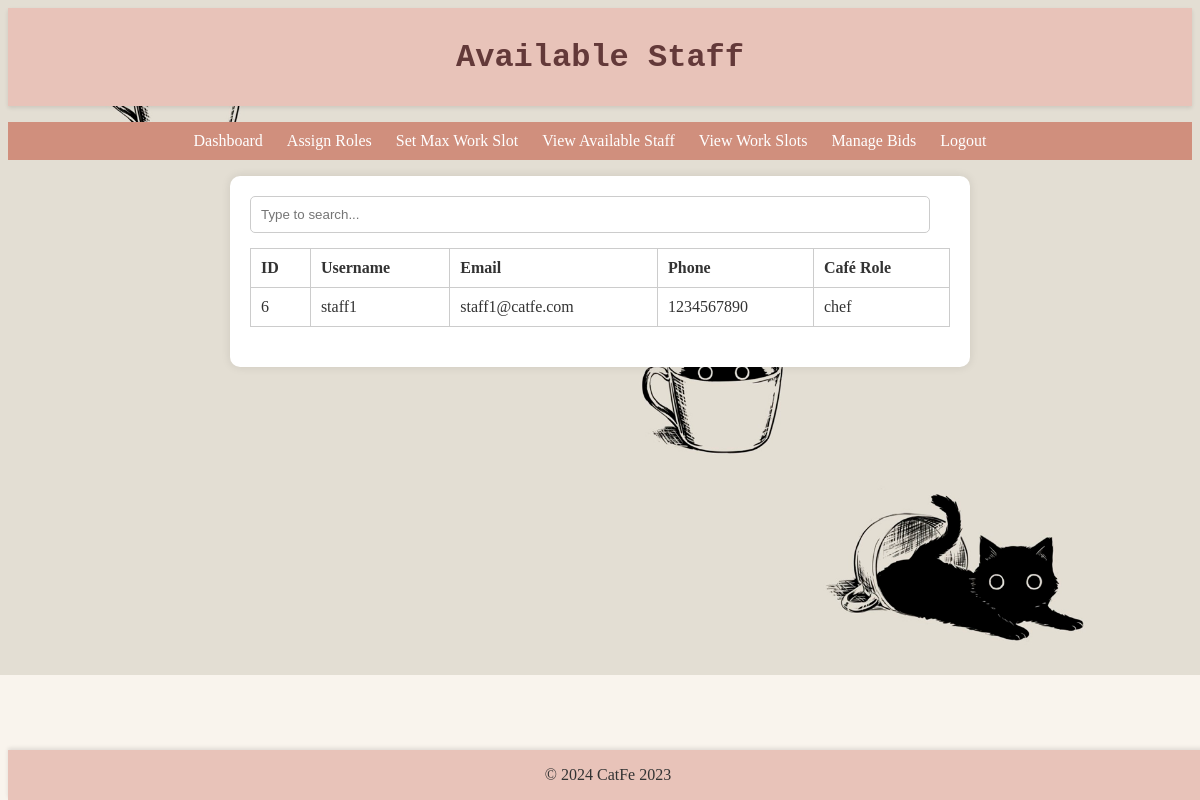
/pages/view_available_staff.php, run on the app's committed database.
### tables this page shows
CREATE TABLE `user_profiles` (
  `id` int(11) NOT NULL,
  `user_id` int(11) DEFAULT NULL,
  `cafe_role` enum('chef','cashier','waiter') DEFAULT NULL
);

CREATE TABLE `users` (
  `id` int(11) NOT NULL,
  `username` varchar(255) NOT NULL,
  `password` varchar(255) NOT NULL,
  `email` varchar(255) NOT NULL,
  `phone` varchar(20) NOT NULL,
  `can_view_dashboard` tinyint(1) DEFAULT 0,
  `can_manage_bids` tinyint(1) DEFAULT 0,
  `can_manage_work_slots` tinyint(1) DEFAULT 0,
  `can_bid_for_work_slots` tinyint(1) DEFAULT 0,
  `Type` enum('system admin','cafe owner','cafe manager','cafe staff') NOT NULL,
  `is_suspended` enum('active','suspended') NOT NULL DEFAULT 'active',
  `max_work_slots` int(11) NOT NULL,
  `save_work_slots` int(11) NOT NULL
);

### controller/view_available_staff_process.php (called while the page is built)
<?php
require_once('../classes/User.php');
class view_available_staff_process
{
    private $user;
    public function __construct($conn)
    {
        $this->user = new User($conn);
    }
    public function getAllAvailableStaff()
    {
        return $this->user->getAvailableStaff();
    }
}
?>

### classes/User.php (called while the page is built, shortened)
<?php
class User
{
    private $conn;
    public function __construct($conn)
    {
        $this->conn = $conn;
    }
	public function getAvailableStaff()
{
    $sql = "SELECT user_profiles.user_id AS id, users.username, users.email, users.phone, user_profiles.cafe_role
            FROM users
            LEFT JOIN user_profiles ON users.id = user_profiles.user_id
            WHERE users.Type = 'café staff' AND user_profiles.cafe_role IS NOT NULL";
    $result = $this->conn->query($sql);
    if ($result) {
        return $result;
    } else {
        return null;
    }
}
}
?>

### pages/view_available_staff.php (the view, shortened to what this page needs)
<?php
include('../config/db_config.php');
require_once('../controller/view_available_staff_process.php');
$bidsController = new view_available_staff_process($conn);
$result = $bidsController->getAllAvailableStaff();
?>
<!DOCTYPE html>
<html lang="en">
<head>
    <link rel="stylesheet" href="../styles.css">
</head>
<body>
    <header>
        <h1>Available Staff</h1>
    </header>
    <nav>
        <ul>
            <li><a href="../dashboard/dashboard_manager.php">Dashboard</a></li>
            <li><a href="../pages/assign_roles.php">Assign Roles</a></li>
			<li><a href="../pages/MaxWorkSlot.php">Set Max Work Slot</a></li>
            <li><a href="../pages/view_available_staff.php">View Available Staff</a></li>
            <li><a href="../pages/view_work_slots.php">View Work Slots</a></li>
            <li><a href="../pages/manage_bids.php">Manage Bids</a></li>
            <li><a href="../controller/logout.php">Logout</a></li>
        </ul>
    </nav>
    <main>
        <table>
        <form method="POST">
        <input type="text" id="searchAvailable" name="search" placeholder="Type to search...">
        </form>
            <tr>
                <th>ID</th>
                <th>Username</th>
                <th>Email</th>
                <th>Phone</th>
                <th>Café Role</th>
            </tr>
            <?php
            if ($result) {
                while ($row = mysqli_fetch_assoc($result)) {
                    echo "<tr>";
                    echo "<td>" . $row['id'] . "</td>";
                    echo "<td>" . $row['username'] . "</td>";
                    echo "<td>" . $row['email'] . "</td>";
                    echo "<td>" . $row['phone'] . "</td>";
                    echo "<td>" . $row['cafe_role'] . "</td>";
                    echo "</tr>";
                }
            } else {
                echo "<tr><td colspan='5'>Error: " . mysqli_error($conn) . "</td></tr>";
            }
            ?>
        </table>
    </main>
    <footer>
        <p>&copy; <?php echo date("Y"); ?> CatFe 2023</p>
    </footer>
</body>
</html>

### styles.css (style rules this page uses)
body { font-family: 'Times New Roman', Times, serif; background-color: #f9f4ed; color: #333; background-image: url('assets/cat.png'); background-repeat: no-repeat; background-size: cover; }
header { background-color: #e8c3b9; padding: 10px 0; text-align: center; box-shadow: 0 2px 4px rgba(0, 0, 0, 0.1); }
nav ul { background-color: #d08f7d; list-style: none; padding: 10px 0; text-align: center; }
nav ul li { display: inline; margin-right: 20px; }
nav ul li a { color: #fff; text-decoration: none; }
main { margin: 20px; padding: 20px; background-color: #fff; border-radius: 10px; box-shadow: 0 0 10px rgba(0, 0, 0, 0.1); width: 700px; margin: 0 auto; }
form { margin-top: 20px; text-align: center; max-width: 300px; margin: 0 auto; padding: 15px; border-radius: 10px; box-shadow: 0 0 10px rgba(0, 0, 0, 0.1); }
input[type="text"], input[type="tel"], input[type="password"], input[type="email"], select#type { width: calc(100% - 20px); padding: 10px; margin-bottom: 15px; border: 1px solid #ccc; border-radius: 5px; box-sizing: border-box; }
footer { position: fixed; bottom: 0; width: 100%; z-index: 999; background-color: #e8c3b9; text-align: center; box-shadow: 0 -2px 4px rgba(0, 0, 0, 0.1); }
h1, h2 { font-family: 'Courier New', Courier, monospace; color: #633939; text-align: center; margin-bottom: 20px; }
a { color: #d08f7d; text-decoration: none; }
table { width: 100%; border-collapse: collapse; margin-bottom: 20px; }
table, th, td { border: 1px solid #ccc; }
th, td { padding: 10px; text-align: left; }

### data on the page
user_profiles: user "6", user.username "staff1", user.email "staff1@catfe.com", user.phone "1234567890", cafe_role "chef"
